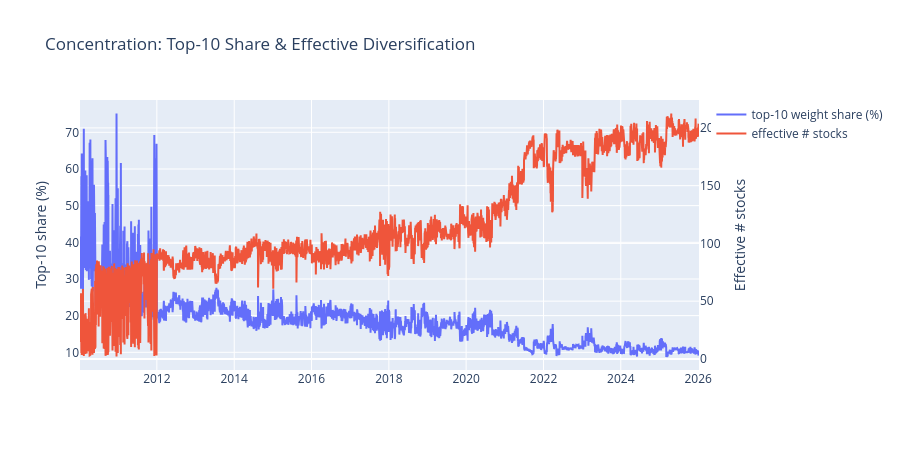
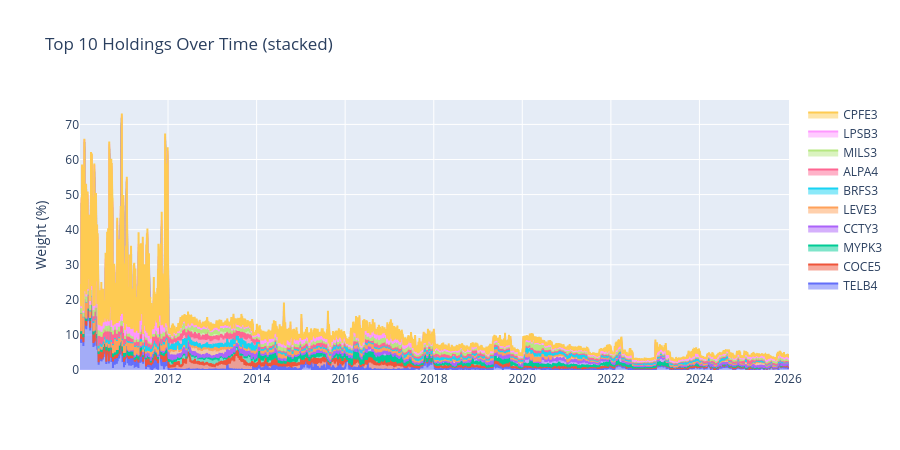

Notebook code for these charts, in order:
### Markdown cell above
## Model Stock Composition

What the agent actually holds: top holdings over time, portfolio concentration, and sector exposure.

### Code cell
weight_cols = [c for c in wf_df.columns if c.startswith('w_')]
W = wf_df[weight_cols].to_numpy()

# --- Concentration: top-10 share + effective number of stocks (inverse HHI) ---
top10_share = np.sort(W, axis=1)[:, -10:].sum(axis=1)
n_effective = 1.0 / (W ** 2).sum(axis=1)

fig = go.Figure()
fig.add_trace(go.Scatter(x=wf_df['date'], y=top10_share * 100, name='top-10 weight share (%)'))
fig.add_trace(go.Scatter(x=wf_df['date'], y=n_effective, name='effective # stocks', yaxis='y2'))
fig.update_layout(title='Concentration: Top-10 Share & Effective Diversification',
                  yaxis_title='Top-10 share (%)',
                  yaxis2=dict(title='Effective # stocks', overlaying='y', side='right'),
                  hovermode='x unified', height=450)
fig.show()

# --- Top-10 holdings over time (by mean weight), stacked ---
mean_w = wf_df[weight_cols].mean().sort_values(ascending=False).head(10)
fig = go.Figure()
for col in mean_w.index:
    fig.add_trace(go.Scatter(x=wf_df['date'], y=wf_df[col] * 100,
                             name=col.removeprefix('w_'), stackgroup='w'))
fig.update_layout(title='Top 10 Holdings Over Time (stacked)', yaxis_title='Weight (%)',
                  hovermode='x unified', height=450)
fig.show()

print("Top 10 holdings by average weight:")
display((mean_w * 100).round(2).rename('avg weight (%)').rename_axis('ticker')
        .rename(lambda t: t.removeprefix('w_')))

### Figure 1 — Plotly figure (JSON) as saved in the notebook; plotly's stock layout.template omitted (floating-point values rounded to 4 significant figures; data arrays with more than 128 entries replaced by an {"elided": "..."} marker saying what was removed)
{"data": [{"name": "top-10 weight share (%)", "type": "scatter", "x": {"elided": "3965 str values"}, "y": {"elided": "3965 float values"}}, {"name": "effective # stocks", "type": "scatter", "x": {"elided": "3965 str values"}, "y": {"elided": "3965 float values"}, "yaxis": "y2"}], "layout": {"height": 450, "hovermode": "x unified", "title": {"text": "Concentration: Top-10 Share & Effective Diversification"}, "yaxis": {"title": {"text": "Top-10 share (%)"}}, "yaxis2": {"overlaying": "y", "side": "right", "title": {"text": "Effective # stocks"}}}}

### Figure 2 — Plotly figure (JSON) as saved in the notebook; plotly's stock layout.template omitted (floating-point values rounded to 4 significant figures; data arrays with more than 128 entries replaced by an {"elided": "..."} marker saying what was removed)
{"data": [{"name": "TELB4", "stackgroup": "w", "type": "scatter", "x": {"elided": "3965 str values"}, "y": {"elided": "3965 float values"}}, {"name": "COCE5", "stackgroup": "w", "type": "scatter", "x": {"elided": "3965 str values"}, "y": {"elided": "3965 float values"}}, {"name": "MYPK3", "stackgroup": "w", "type": "scatter", "x": {"elided": "3965 str values"}, "y": {"elided": "3965 float values"}}, {"name": "CCTY3", "stackgroup": "w", "type": "scatter", "x": {"elided": "3965 str values"}, "y": {"elided": "3965 float values"}}, {"name": "LEVE3", "stackgroup": "w", "type": "scatter", "x": {"elided": "3965 str values"}, "y": {"elided": "3965 float values"}}, {"name": "BRFS3", "stackgroup": "w", "type": "scatter", "x": {"elided": "3965 str values"}, "y": {"elided": "3965 float values"}}, {"name": "ALPA4", "stackgroup": "w", "type": "scatter", "x": {"elided": "3965 str values"}, "y": {"elided": "3965 float values"}}, {"name": "MILS3", "stackgroup": "w", "type": "scatter", "x": {"elided": "3965 str values"}, "y": {"elided": "3965 float values"}}, {"name": "LPSB3", "stackgroup": "w", "type": "scatter", "x": {"elided": "3965 str values"}, "y": {"elided": "3965 float values"}}, {"name": "CPFE3", "stackgroup": "w", "type": "scatter", "x": {"elided": "3965 str values"}, "y": {"elided": "3965 float values"}}], "layout": {"height": 450, "hovermode": "x unified", "title": {"text": "Top 10 Holdings Over Time (stacked)"}, "yaxis": {"title": {"text": "Weight (%)"}}}}
